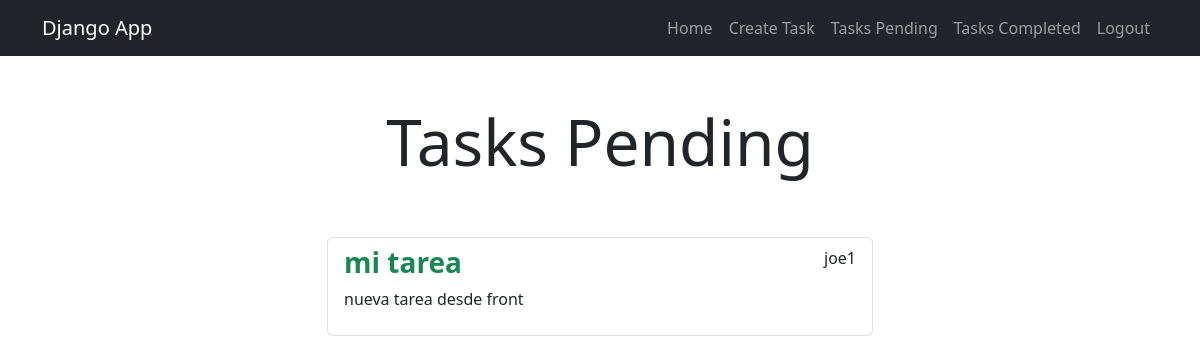
Page /tasks/ (signed in) on the earlier database version.
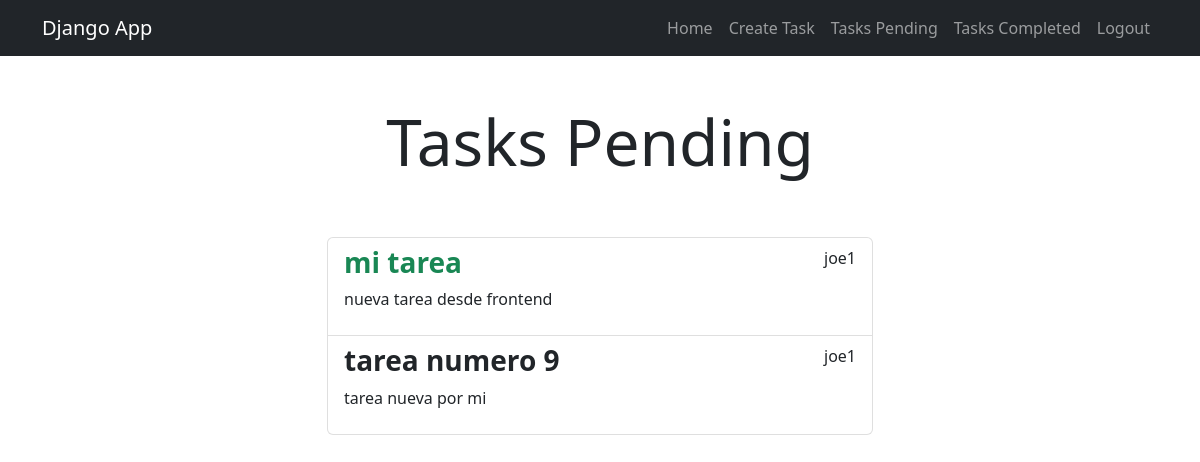
Same page on the later database version.
### tasks/models.py (models this page shows, shortened)
class Task(models.Model):
    title = models.CharField(max_length=100)
    description = models.TextField(blank=True)
    created = models.DateTimeField(auto_now_add=True)
    datecompleted = models.DateTimeField(null=True, blank=True) # Se le agrega blank para no ser dato requerido en el administrador
    important = models.BooleanField(default=False)
    user = models.ForeignKey(User, on_delete=models.CASCADE)

### tasks/views.py (the view)
# urls.py: path('tasks/',views.tasks, name='tasks'),
@login_required
def tasks(request):
    tasks = Task.objects.filter(user=request.user, datecompleted__isnull=True)
    return render(request,'tasks.html', {
        'tasks': tasks,
        'type': 'Pending'
    })

### tasks/templates/tasks.html (shortened to what this page needs)
{% extends 'base.html' %}
{% block content %}
<main class="container">
    <div class="row">
        <div class="col-md-6 offset-md-3">
            <h1 class="text-center display-3 py-5">Tasks {{type}}</h1>
            <ul class="list-group">
                {% for task in tasks %}
                    <a class="list-group-item" href="{% url 'task_detail' task.id %}">
                        <header class="d-flex justify-content-between">
                            {% if task.important %}
                            <h3 class="fw-bold text-success">{{task.title}}</h3>
                            {% else %}
                            <h3 class="fw-bold">{{task.title}}</h3>
                            {% endif %}
                            <p>{{task.user.username}}</p>
                        </header>
                        <p>{{task.description}}</p>
                    </a>
                {% endfor %}
            </ul>
        </div>
    </div>
</main>
{% endblock %}

### tasks/templates/base.html (shortened to what this page needs)
<!DOCTYPE html>
<html lang="en">
<head>
    <link rel="stylesheet" href="https://cdn.jsdelivr.net/npm/bootstrap@5.2.3/dist/css/bootstrap.min.css"
</head>
<body>
    <nav class="navbar navbar-expand-lg bg-dark navbar-dark">
        <div class="container">
          <a class="navbar-brand" href="/">Django App</a>
          <div class="collapse navbar-collapse" id="navbarNavDropdown">
            <ul class="navbar-nav ms-auto">
                <li class="nav-item">
                    <a href="/" class="nav-link">Home</a>
                </li>
                {% if user.is_authenticated %}
                <li class="nav-item">
                    <a href="/tasks/create" class="nav-link">Create Task</a>
                </li>
                <li class="nav-item">
                    <a href="{% url 'tasks' %}" class="nav-link">Tasks Pending</a>
                </li>
                <li class="nav-item">
                    <a href="{% url 'tasks_completed' %}" class="nav-link">Tasks Completed</a>
                </li>
                <li class="nav-item">
                    <a href="/logout" class="nav-link">Logout</a>
                </li>
                {% endif %}
            </ul>
          </div>
        </div>
      </nav>
    {% block content %}
    {% endblock %}
</body>
</html>

Differences in the rows shown:
changed Task "mi tarea": description "nueva tarea desde front" → "nueva tarea desde frontend"
added Task: title "tarea numero 9", user.username "joe1", description "tarea nueva por mi"
